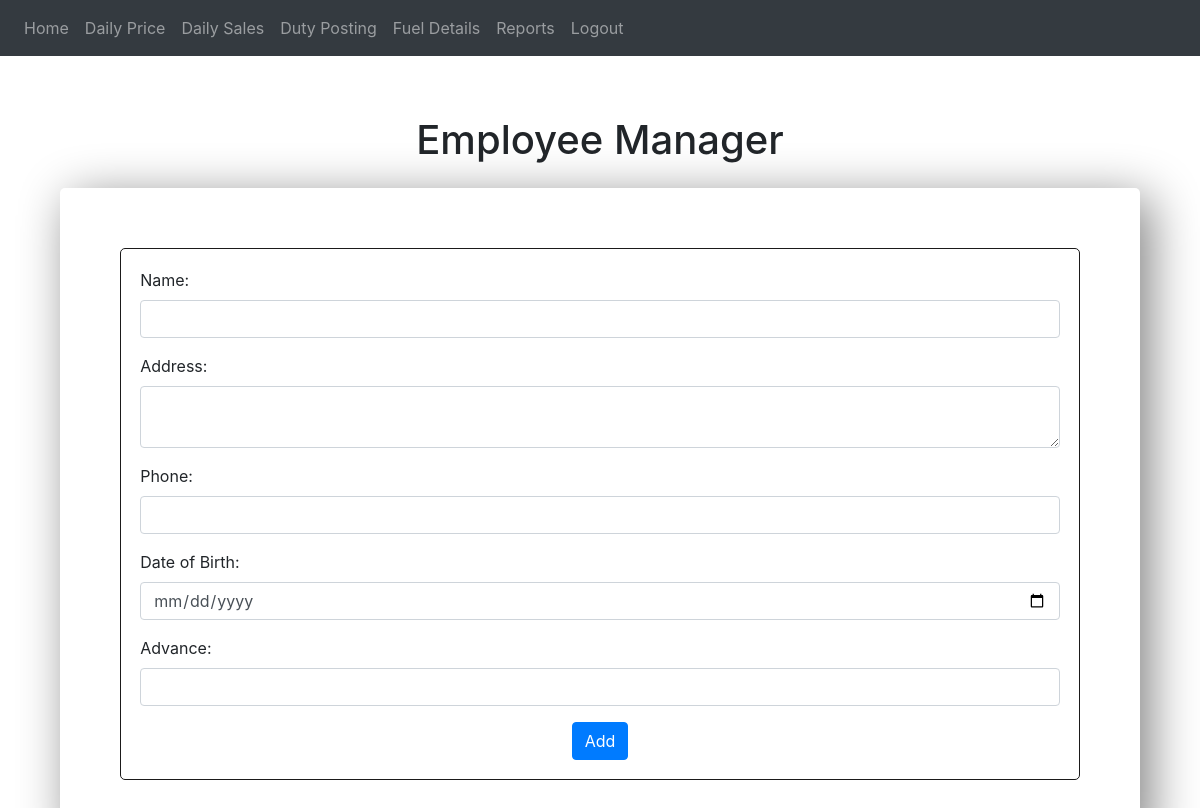
The page /employeemanager (signed in) on the database as committed earlier.
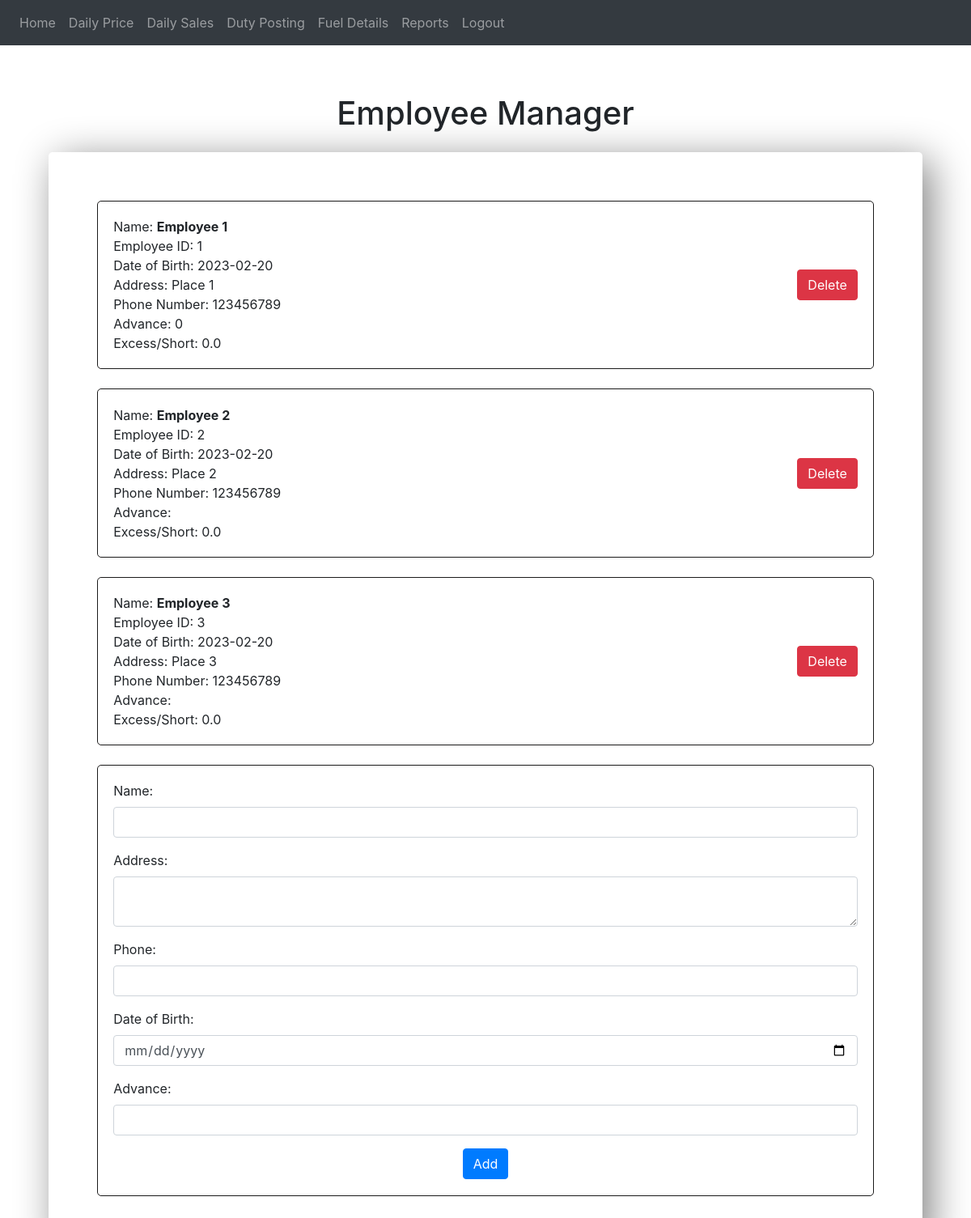
The same page on the database as committed later.
### website/models.py (models this page shows)
class employee(db.Model):
    emp_id = db.Column(db.Integer, primary_key = True)
    name = db.Column(db.String(150))
    dob = db.Column(db.Date)
    address = db.Column(db.String(150))
    phone = db.Column(db.String(150))
    emp_id_sales = db.relationship('sales')
    emp_id_duty = db.relationship('duty_posting')
    excess_short = db.Column(db.Float)
    advance = db.Column(db.Integer)

### website/views.py (the view, shortened to what this page needs)
@views.route('/employeemanager', methods=['GET','POST'])
@login_required
def employeemanager():
    name = request.form.get("name")
    dob = request.form.get("dob")
    address = request.form.get("address")
    phone = request.form.get("phone")
    advance = request.form.get("advance")
    employees = employee.query.all()
    return render_template("employeemanager.html", user=current_user, employees = employees)

### website/templates/employeemanager.html (shortened to what this page needs)
{% extends 'base.html' %}
{% block content %}
<h1 align="center" style="margin-top: 5%;">Employee Manager</h1>
<div style="margin: 5%; margin-top: 2%; border: black 2px; padding: 5%; border-radius: 5px; box-shadow: 10px 10px 50px grey">
  {% for employee in employees %}
  <div style="border: solid rgb(27, 26, 26) 1px; border-radius: 5px; padding: 2%;">
    <div style="display: flex; align-items: center; justify-content: space-between;">
      <div style="flex: 1;">
        <div>Name: <b>{{ employee.name }}</b></div>
        <div>Employee ID: {{ employee.emp_id }}</div>
        <div>Date of Birth: {{ employee.dob }}</div>
        <div>Address: {{ employee.address }}</div>
        <div>Phone Number: {{ employee.phone }}</div>
        <div>Advance: {{ employee.advance }}</div>
        <div>Excess/Short: {{ employee.excess_short }}</div>
      </div>
      <form action="{{ url_for('views.delete_employee', id=employee.emp_id) }}" method="post">
        <button type="submit" class="btn btn-danger">Delete</button>
      </form>
    </div>
  </div>
  <br>
  {% endfor %}
  <div style="border: solid rgb(27, 26, 26) 1px; border-radius: 5px; padding: 2%;">
    <form method="POST">
      <div class="form-group">
        <label for="name">Name:</label>
        <input type="text" class="form-control" id="name" name="name">
      </div>
      <div class="form-group">
        <label for="address">Address:</label>
        <textarea class="form-control" id="address" name="address"></textarea>
      </div>
      <div class="form-group">
        <label for="phone">Phone:</label>
        <input type="text" class="form-control" id="phone" name="phone">
      </div>
      <div class="form-group">
        <label for="dob">Date of Birth:</label>
        <input type="date" class="form-control" id="dob" name="dob">
      </div>
      <div class="form-group">
        <label for="advance">Advance:</label>
        <input type="text" class="form-control" id="advance" name="advance">
      </div>
      <div align="center">
        <button type="submit" class="btn btn-primary">Add</button>
      </div>
    </form>
  </div>
</div>
{% endblock %}

### website/templates/base.html (shortened to what this page needs)
<!DOCTYPE html>
<html>
<head>
  <link rel="stylesheet" href="https://stackpath.bootstrapcdn.com/bootstrap/4.4.1/css/bootstrap.min.css"
 />
  <link rel="stylesheet" href="https://stackpath.bootstrapcdn.com/font-awesome/4.7.0/css/font-awesome.min.css"
 />
</head>
<body>
  <nav class="navbar navbar-expand-lg navbar-dark bg-dark">
    <div class="collapse navbar-collapse" id="navbar">
      <div class="navbar-nav">
        {% if user.is_authenticated %}
       <a class="nav-item nav-link" id="home" href="/">Home</a>
       {% if user.user_id=="manager" %}
            <a class="nav-item nav-link" id="dailyprice" href="/dailyprice">Daily Price</a>
            <a class="nav-item nav-link" id="dailysales" href="/dailysales">Daily Sales</a>
            <a class="nav-item nav-link" id="dutyposting" href="/dutyposting">Duty Posting</a>
            <a class="nav-item nav-link" id="fueldetails" href="/fueldetails">Fuel Details</a>
            <a class="nav-item nav-link" id="reports" href="/reports">Reports</a>
            <a class="nav-item nav-link ml-auto" id="logout" href="/logout" style="float: right;">Logout</a>
       {% endif %}
        {% else %}
        <a class="nav-item nav-link" id="manlogin" href="/login">Login</a>
        {% endif %}
      </div>
  </nav>
  <div>
    {% block content %}
    {% endblock %}
  </div>
</body>
</html>

Rows that differ between the two databases and show on the page:
added employee: name "Employee 1", emp_id "1", dob "2023-02-20", address "Place 1", phone "123456789", advance "0", excess_short "0.0"
added employee: name "Employee 2", emp_id "2", dob "2023-02-20", address "Place 2", phone "123456789", excess_short "0.0"
added employee: name "Employee 3", emp_id "3", dob "2023-02-20", address "Place 3", phone "123456789", excess_short "0.0"
